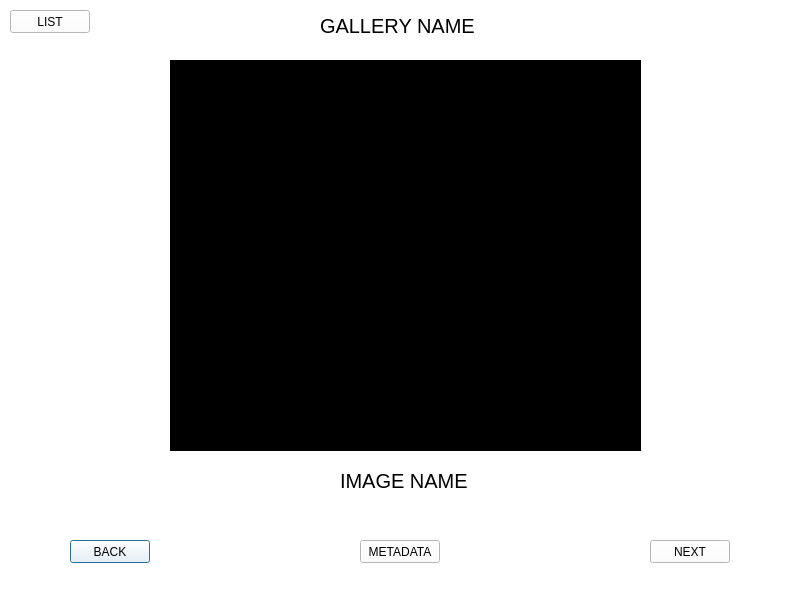
<?xml version="1.0" encoding="UTF-8"?>
<ui version="4.0">
 <class>VisualizerDialog</class>
 <widget class="QDialog" name="VisualizerDialog">
  <property name="geometry">
   <rect>
    <x>0</x>
    <y>0</y>
    <width>800</width>
    <height>600</height>
   </rect>
  </property>
  <property name="windowTitle">
   <string>Gallery TEC</string>
  </property>
  <property name="styleSheet">
   <string notr="true">QPushButton#pushButton_back {
background: white;
color: black
}
QPushButton#pushButton_metadata {
background: white;
color: black
}
QPushButton#pushButton_next{
background: white;
color: black
}
QPushButton#pushButton_list{
background: white;
color: black
}
QLabel#label_displayer{
background: black;
}
QLabel#label_galleryName {
background: white;
color: black
}
QLabel#label_imageName {
background: white;
color: black
}
QDialog#VisualizerDialog{
background: white
}</string>
  </property>
  <widget class="QLabel" name="label_galleryName">
   <property name="geometry">
    <rect>
     <x>320</x>
     <y>10</y>
     <width>171</width>
     <height>31</height>
    </rect>
   </property>
   <property name="font">
    <font>
     <pointsize>15</pointsize>
    </font>
   </property>
   <property name="text">
    <string>GALLERY NAME</string>
   </property>
  </widget>
  <widget class="QLabel" name="label_imageName">
   <property name="geometry">
    <rect>
     <x>340</x>
     <y>470</y>
     <width>141</width>
     <height>21</height>
    </rect>
   </property>
   <property name="font">
    <font>
     <pointsize>15</pointsize>
    </font>
   </property>
   <property name="text">
    <string>IMAGE NAME</string>
   </property>
  </widget>
  <widget class="QPushButton" name="pushButton_back">
   <property name="geometry">
    <rect>
     <x>70</x>
     <y>540</y>
     <width>80</width>
     <height>23</height>
    </rect>
   </property>
   <property name="text">
    <string>BACK</string>
   </property>
  </widget>
  <widget class="QPushButton" name="pushButton_metadata">
   <property name="geometry">
    <rect>
     <x>360</x>
     <y>540</y>
     <width>80</width>
     <height>23</height>
    </rect>
   </property>
   <property name="text">
    <string>METADATA</string>
   </property>
  </widget>
  <widget class="QPushButton" name="pushButton_next">
   <property name="geometry">
    <rect>
     <x>650</x>
     <y>540</y>
     <width>80</width>
     <height>23</height>
    </rect>
   </property>
   <property name="text">
    <string>NEXT</string>
   </property>
  </widget>
  <widget class="QLabel" name="label_displayer">
   <property name="geometry">
    <rect>
     <x>170</x>
     <y>60</y>
     <width>471</width>
     <height>391</height>
    </rect>
   </property>
   <property name="text">
    <string/>
   </property>
  </widget>
  <widget class="QPushButton" name="pushButton_list">
   <property name="geometry">
    <rect>
     <x>10</x>
     <y>10</y>
     <width>80</width>
     <height>23</height>
    </rect>
   </property>
   <property name="text">
    <string>LIST</string>
   </property>
  </widget>
 </widget>
 <resources/>
 <connections/>
</ui>
